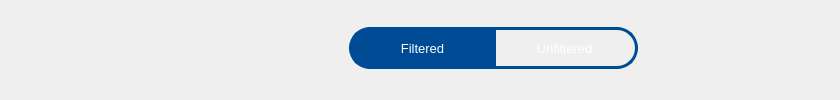
                    <widget class="QWidget" name="filtered_graph_result_page">
                     <layout class="QGridLayout" name="gridLayout_42">
                      <item row="0" column="0">
                       <layout class="QGridLayout" name="gridLayout_41">
                        <property name="horizontalSpacing">
                         <number>6</number>
                        </property>
                        <property name="verticalSpacing">
                         <number>0</number>
                        </property>
                        <item row="1" column="1" colspan="2">
                         <widget class="QWidget" name="filtered_graph_result" native="true">
                          <property name="minimumSize">
                           <size>
                            <width>0</width>
                            <height>0</height>
                           </size>
                          </property>
                          <property name="styleSheet">
                           <string notr="true">border:none;</string>
                          </property>
                         </widget>
                        </item>
                        <item row="0" column="0" rowspan="2">
                         <layout class="QVBoxLayout" name="verticalLayout_29">
                          <property name="spacing">
                           <number>0</number>
                          </property>
                          <item>
                           <widget class="QLabel" name="filtered_data_result">
                            <property name="sizePolicy">
                             <sizepolicy hsizetype="Preferred" vsizetype="Preferred">
                              <horstretch>0</horstretch>
                              <verstretch>0</verstretch>
                             </sizepolicy>
                            </property>
                            <property name="minimumSize">
                             <size>
                              <width>320</width>
                              <height>0</height>
                             </size>
                            </property>
                            <property name="maximumSize">
                             <size>
                              <width>400</width>
                              <height>547</height>
                             </size>
                            </property>
                            <property name="font">
                             <font>
                              <family>Segoe UI Variable Small Semibol</family>
                              <pointsize>16</pointsize>
                              <weight>75</weight>
                              <bold>true</bold>
                             </font>
                            </property>
                            <property name="styleSheet">
                             <string notr="true">color: white;
border:none;</string>
                            </property>
                            <property name="alignment">
                             <set>Qt::AlignCenter</set>
                            </property>
                           </widget>
                          </item>
                          <item>
                           <widget class="QLabel" name="filtered_data_yield_result">
                            <property name="sizePolicy">
                             <sizepolicy hsizetype="Preferred" vsizetype="Preferred">
                              <horstretch>0</horstretch>
                              <verstretch>0</verstretch>
                             </sizepolicy>
                            </property>
                            <property name="minimumSize">
                             <size>
                              <width>300</width>
                              <height>0</height>
                             </size>
                            </property>
                            <property name="maximumSize">
                             <size>
                              <width>400</width>
                              <height>400</height>
                             </size>
                            </property>
                            <property name="font">
                             <font>
                              <family>Segoe UI Variable Small Semibol</family>
                              <pointsize>16</pointsize>
                              <weight>75</weight>
                              <bold>true</bold>
                             </font>
                            </property>
                            <property name="styleSheet">
                             <string notr="true">color: white;
border:none;</string>
                            </property>
                            <property name="alignment">
                             <set>Qt::AlignCenter</set>
                            </property>
                           </widget>
                          </item>
                         </layout>
                        </item>
                        <item row="0" column="2">
                         <widget class="QWidget" name="mode_shifter_widget_in_filtered" native="true">
                          <property name="minimumSize">
                           <size>
                            <width>0</width>
                            <height>0</height>
                           </size>
                          </property>
                          <property name="maximumSize">
                           <size>
                            <width>16777215</width>
                            <height>16777215</height>
                           </size>
                          </property>
                          <property name="cursor">
                           <cursorShape>PointingHandCursor</cursorShape>
                          </property>
                          <layout class="QGridLayout" name="gridLayout_50">
                           <item row="0" column="0">
                            <layout class="QHBoxLayout" name="horizontalLayout_27">
                             <item>
                              <spacer name="horizontalSpacer_98">
                               <property name="orientation">
                                <enum>Qt::Horizontal</enum>
                               </property>
                               <property name="sizeType">
                                <enum>QSizePolicy::Expanding</enum>
                               </property>
                               <property name="sizeHint" stdset="0">
                                <size>
                                 <width>40</width>
                                 <height>20</height>
                                </size>
                               </property>
                              </spacer>
                             </item>
                             <item>
                              <widget class="QPushButton" name="night_pushButton_in_filtered">
                               <property name="maximumSize">
                                <size>
                                 <width>40</width>
                                 <height>33</height>
                                </size>
                               </property>
                               <property name="cursor">
                                <cursorShape>PointingHandCursor</cursorShape>
                               </property>
                               <property name="styleSheet">
                                <string notr="true">QPushButton{
background-color:transparent;
border-radius:14px;}
QPushButton:hover{
	background-color: rgb(211, 211, 211);
}
</string>
                               </property>
                               <property name="text">
                                <string/>
                               </property>
                               <property name="icon">
                                <iconset resource="../Qss/icons/_icons.qrc">
                                 <normaloff>:/custom/icons/custom/moon1.png</normaloff>:/custom/icons/custom/moon1.png</iconset>
                               </property>
                               <property name="iconSize">
                                <size>
                                 <width>29</width>
                                 <height>29</height>
                                </size>
                               </property>
                              </widget>
                             </item>
                             <item>
                              <widget class="QPushButton" name="Theme_toggle_pushButton_in_filtered">
                               <property name="maximumSize">
                                <size>
                                 <width>70</width>
                                 <height>40</height>
                                </size>
                               </property>
                               <property name="cursor">
                                <cursorShape>PointingHandCursor</cursorShape>
                               </property>
                               <property name="styleSheet">
                                <string notr="true">QPushButton{
background-color:transparent;
border-radius:15px;}
QPushButton:hover{
	background-color: rgb(211, 211, 211);
}
</string>
                               </property>
                               <property name="text">
                                <string/>
                               </property>
                               <property name="icon">
                                <iconset resource="../Qss/icons/_icons.qrc">
                                 <normaloff>:/custom/icons/custom/toggle_off.png</normaloff>:/custom/icons/custom/toggle_off.png</iconset>
                               </property>
                               <property name="iconSize">
                                <size>
                                 <width>60</width>
                                 <height>50</height>
                                </size>
                               </property>
                              </widget>
                             </item>
                             <item>
                              <widget class="QPushButton" name="day_pushButton_in_filtered">
                               <property name="maximumSize">
                                <size>
                                 <width>40</width>
                                 <height>33</height>
                                </size>
                               </property>
                               <property name="cursor">
                                <cursorShape>PointingHandCursor</cursorShape>
                               </property>
                               <property name="styleSheet">
                                <string notr="true">QPushButton{
background-color:transparent;
border-radius:16px;}
QPushButton:hover{
	background-color: rgb(211, 211, 211);
}
</string>
                               </property>
                               <property name="text">
                                <string/>
                               </property>
                               <property name="icon">
                                <iconset resource="../Qss/icons/_icons.qrc">
                                 <normaloff>:/custom/icons/custom/weather.png</normaloff>:/custom/icons/custom/weather.png</iconset>
                               </property>
                               <property name="iconSize">
                                <size>
                                 <width>32</width>
                                 <height>32</height>
                                </size>
                               </property>
                              </widget>
                             </item>
                            </layout>
                           </item>
                          </layout>
                         </widget>
                        </item>
                        <item row="0" column="1">
                         <widget class="QWidget" name="toggle_widget_in_filtered" native="true">
                          <property name="minimumSize">
                           <size>
                            <width>320</width>
                            <height>70</height>
                           </size>
                          </property>
                          <property name="maximumSize">
                           <size>
                            <width>320</width>
                            <height>70</height>
                           </size>
                          </property>
                          <property name="cursor">
                           <cursorShape>PointingHandCursor</cursorShape>
                          </property>
                          <widget class="QPushButton" name="filter_toggle_pushButton_in_filtered">
                           <property name="geometry">
                            <rect>
                             <x>12</x>
                             <y>16</y>
                             <width>147</width>
                             <height>42</height>
                            </rect>
                           </property>
                           <property name="minimumSize">
                            <size>
                             <width>147</width>
                             <height>42</height>
                            </size>
                           </property>
                           <property name="maximumSize">
                            <size>
                             <width>147</width>
                             <height>42</height>
                            </size>
                           </property>
                           <property name="font">
                            <font>
                             <pointsize>10</pointsize>
                            </font>
                           </property>
                           <property name="cursor">
                            <cursorShape>PointingHandCursor</cursorShape>
                           </property>
                           <property name="styleSheet">
                            <string notr="true">QWidget QPushButton {
color: white;
border:3px solid #004B95;
background-color: rgb(0, 75, 149);
border-top-left-radius: 21px; /* Top right corner */
border-bottom-left-radius: 21px; /* Bottom right corner */;
}
QWidget QPushButton:hover {
    color: white;
	background-color:  #005ce6;
}
QWidget QPushButton:pressed {
    color:#005ce6 ;
}</string>
                           </property>
                           <property name="text">
                            <string>Filtered</string>
                           </property>
                          </widget>
                          <widget class="QPushButton" name="unfilter_toggle_pushButton_in_filtered">
                           <property name="geometry">
                            <rect>
                             <x>154</x>
                             <y>16</y>
                             <width>147</width>
                             <height>42</height>
                            </rect>
                           </property>
                           <property name="minimumSize">
                            <size>
                             <width>147</width>
                             <height>42</height>
                            </size>
                           </property>
                           <property name="maximumSize">
                            <size>
                             <width>147</width>
                             <height>42</height>
                            </size>
                           </property>
                           <property name="font">
                            <font>
                             <pointsize>10</pointsize>
                            </font>
                           </property>
                           <property name="cursor">
                            <cursorShape>PointingHandCursor</cursorShape>
                           </property>
                           <property name="styleSheet">
                            <string notr="true">
QWidget QPushButton{
background-color: transparent;
color: white;
border:3px solid #004B95;
border-top-right-radius: 21px; /* Top right corner */
border-bottom-right-radius: 21px; /* Bottom right corner */;
}
QWidget QPushButton:hover {
    color: white;
	background-color: rgb(29, 29, 29);
}
QWidget QPushButton:pressed {
    color:grey ;
}</string>
                           </property>
                           <property name="text">
                            <string>Unfiltered</string>
                           </property>
                          </widget>
                         </widget>
                        </item>
                       </layout>
                      </item>
                     </layout>
                    </widget>
